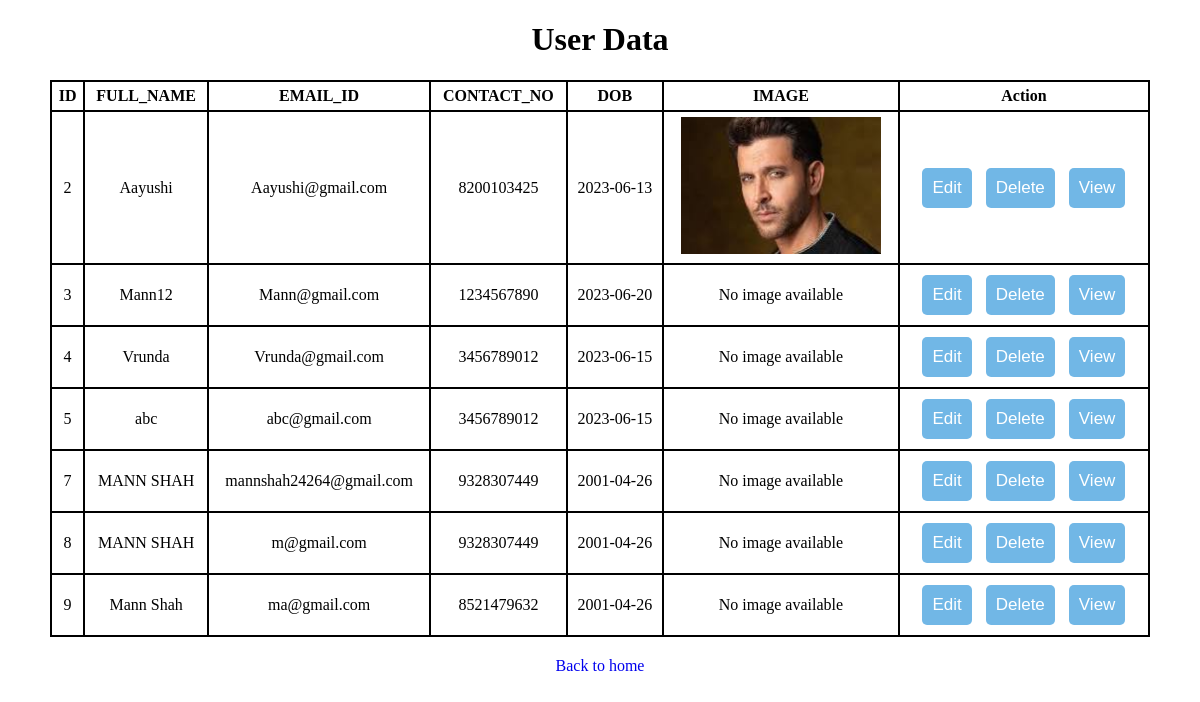
The app's page /viewuser.php (signed in) with its own data.
### tables this page shows
CREATE TABLE `user` (
  `Id` int NOT NULL,
  `Full_Name` varchar(255) NOT NULL,
  `Email_ID` varchar(255) NOT NULL,
  `Contact_No` bigint NOT NULL,
  `Dob` date NOT NULL,
  `Password` varchar(255) NOT NULL,
  `image` varchar(255) NOT NULL
);

### viewuser.php (the view, shortened to what this page needs)
<!DOCTYPE html>
<html lang="en">
<head>
</head>
<body>
    <?php
    include "db_connect.php";
    $query = "select * from user";
    $result = mysqli_query($conn, $query);
    if (mysqli_num_rows($result) > 0) {
    ?>
        <h1>User Data</h1>
        <table style="width: 1100px;">
            <tr>
                <?php
                $row = mysqli_fetch_assoc($result);
                foreach ($row as $column => $value) {
                    if ($column == 'Password') {
                        continue;
                    } else {
                        echo "<th> ".strtoupper($column). "</th>";
                    }
                }
                ?>
                <th>Action</th>
            </tr>
            <tr>
                <td><?php echo $row['Id']; ?></td>
                <td><?php echo $row['Full_Name']; ?></td>
                <td><?php echo $row['Email_ID']; ?></td>
                <td><?php echo $row['Contact_No']; ?></td>
                <td><?php echo $row['Dob']; ?></td>
                <td> <?php
                    if ($row['image']) {
                        $image_path = '../task_2/Profile_image/' . $row['image'];
                        echo '<img src="' . $image_path . '" alt="Profile Image">';
                    } else {
                        echo '<div class="no-image">No image available</div>';
                    }
                ?></td>
                <td>
                    <button><a href='action/edit.php?edit=<?php echo $row["Id"] ?>'>Edit</a></button>
                    <button><a href='action/delete.php?delete=<?php echo $row["Id"] ?>'>Delete</a></button>
                    <button><a href='action/view.php?view=<?php echo $row["Id"] ?>'>View</a></button>
                </td>
            </tr>
            <?php
            while($row=mysqli_fetch_assoc($result)){
            ?>
            <tr>
                <td><?php echo $row['Id']; ?></td>
                <td><?php echo $row['Full_Name']; ?></td>
                <td><?php echo $row['Email_ID']; ?></td>
                <td><?php echo $row['Contact_No']; ?></td>
                <td><?php echo $row['Dob']; ?></td>
                <td><?php
                    if ($row['image']) {
                        $image_path = '../task_2/Profile_image/' . $row['image'];
                        echo '<img src="' . $image_path . '" alt="Profile Image">';
                    } else {
                        echo '<div class="no-image">No image available</div>';
                    }
                ?></td>
                <td>
                    <button><a href='action/edit.php?edit=<?php echo $row["Id"] ?>'>Edit</a></button>
                    <button><a href='action/delete.php?delete=<?php echo $row["Id"] ?>'>Delete</a></button>
                    <button><a href='action/view.php?view=<?php echo $row["Id"] ?>'>View</a></button>
                </td>
            </tr>
            <?php } ?>
        </table>
        <div class="back-link">
            <p><a href="homepage.php">Back to home</a></p>
        </div>
    <?php
    } else {
        $message = 'Row Data Not Found.';
        echo '<script type="text/javascript">alert("' . $message . '");
        window.location.href="index.php";</script>';
    }
    ?>
</body>
</html>

### viewuser.php (style rules this page uses)
table { border: 1px solid black; border-spacing: 0; margin: 0 auto; }
th, td { border: 1px solid black; padding: 5px; text-align: center; }
button { padding: 10px 10px; margin: 5px; background:#71b7e6; border: none; border-radius: 5px; font-size: 17px; }
button a { text-decoration: none; color: white; }
h1 { text-align: center; }
img { width: 200px; }
.no-image { text-align: center; }
.back-link { display: block; text-align: center; margin-top: 20px; }
p { text-align: center; margin-top: 20px; }
p a { text-decoration: none; }

### records on screen
user: Id "2", Full_Name "Aayushi", Email_ID "Aayushi@gmail.com", Contact_No "8200103425", Dob "2023-06-13", image (picture)
user: Id "3", Full_Name "Mann12", Email_ID "Mann@gmail.com", Contact_No "1234567890", Dob "2023-06-20", image "No image available"
user: Id "4", Full_Name "Vrunda", Email_ID "Vrunda@gmail.com", Contact_No "3456789012", Dob "2023-06-15", image "No image available"
user: Id "5", Full_Name "abc", Email_ID "abc@gmail.com", Contact_No "3456789012", Dob "2023-06-15", image "No image available"
user: Id "7", Full_Name "MANN SHAH", Email_ID "mannshah24264@gmail.com", Contact_No "9328307449", Dob "2001-04-26", image "No image available"
user: Id "8", Full_Name "MANN SHAH", Email_ID "m@gmail.com", Contact_No "9328307449", Dob "2001-04-26", image "No image available"
user: Id "9", Full_Name "Mann Shah", Email_ID "ma@gmail.com", Contact_No "8521479632", Dob "2001-04-26", image "No image available"

### other values on screen
$column "ID"
$column "FULL_NAME"
$column "EMAIL_ID"
$column "CONTACT_NO"
$column "DOB"
$column "IMAGE"
